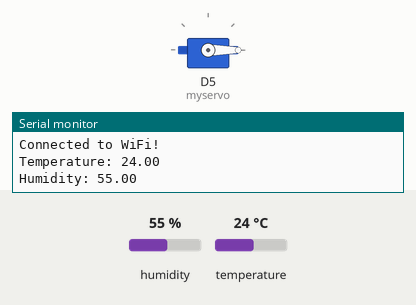
This sketch was run on a simulated Arduino MKR. Parts: servo, the last lines printed to the serial monitor. Inputs (shaded band) come from the test bench; at power-on: temperature 24 °C, humidity 55 %. WiFi joins after 1.5 s; servers stay silent unless stated.

Above: at 2.7 s.
2.8 s: temperature set to 31 °C
13.3 s: temperature set to 34 °C
At 23.16 s:
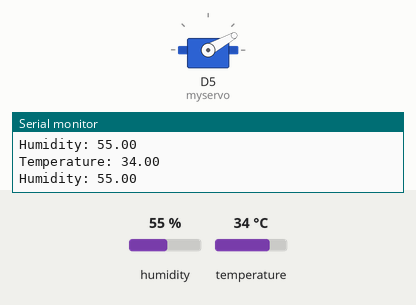
At 25.9 s:
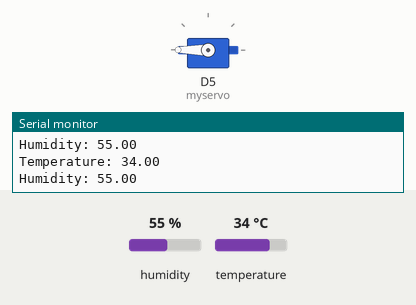
Timing chart, 0 to 27.4 s (numbered marks = the images above; inputs shaded):
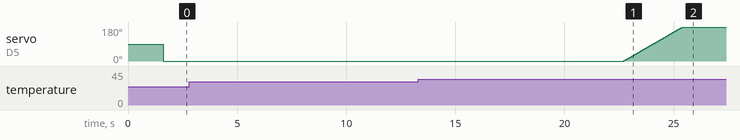

The sketch:

ARDUINO_MKR1010_IoT_DHT.ino
```cpp
#include <WiFiNINA.h>     // Include the WiFiNina library
#include <DHT.h>          // Include the DHT sensor library
#include <Servo.h>

#define DHTPIN 6          // Define Pin Number 6 as the DHT Pin
#define DHTTYPE DHT11     // Define DHT Type (DHT11, DHT22)

char ssid[] = "wifi_arduino";         // WiFi SSID
char pass[] = "qwerty123";               // WiFi Password
char server[] = "script.google.com";    // Server for Google Apps Script
char deviceName[] = "ARDUINO_MKR_1010";   // Device ID
char location[] = "1F_North_West";
char GScriptId[] = "AKfycbw6Z4Yxkxl-gcVznnoD89qEgAzRdbzch4d9GF--iCbFpHO3-ObpqP1b-28ujPq5rS0";  // Google Apps Script Deployment ID
char sensorTemp[] = "Temperature";
char sensorHumid[] = "Humidity";

float temp = 0.0;
float humid = 0.0;
int pos = 0;
int sensorCount = 2;

WiFiSSLClient client;       // Create an instance of the WiFiSSLClient Class
DHT dht(DHTPIN, DHTTYPE);   // Create an instance of the DHT Class
Servo myservo;

void setup() {
  // Initialize the DHT sensor
  dht.begin();
  myservo.attach(5);
  // Initialize WiFi
  WiFi.begin(ssid, pass);
  // Initialize Serial communication with computer at 9600 baud rate
  Serial.begin(9600);

  Serial.println("Connecting");
  while (WiFi.status() != WL_CONNECTED) {
      delay(500);
      Serial.println(".");
  }
  Serial.println("Connected to WiFi!");
}

void loop() {

  // Read the Temperature and Humidity from the DHT Sensor
  temp = dht.readTemperature();
  delay(100);
  humid = dht.readHumidity();

  Serial.print("Temperature: ");
  Serial.print(temp);
  Serial.print("\n");
  Serial.print("Humidity: ");
  Serial.print(humid);
  Serial.println("\n");

  // Cast the floating point type values into String
  String tempValue = String(temp,2);
  String humidValue = String(humid,2);

  if (temp > 32) {
    for (pos; pos <= 180; pos += 1) {
      myservo.write(pos);
      delay(15);
    }
  } else {
    for (pos; pos >=0; pos -= 1) {
      myservo.write(pos);
      delay(15);
    }
  }

  // Send Temperature and Humidity data to Google Sheets via HTTPS GET Method
  for (int i = 1; i <= sensorCount; i++) {
    if (i == 1) {
      String url = "GET " + String("/macros/s/") + GScriptId + "/exec?location=" + location + "&devicename=" + deviceName + "&sensor=" + sensorTemp + "&value=" + tempValue + " HTTP/1.1";
      if (client.connectSSL(server, 443)) {
        client.println(url);
        client.println("Host: script.google.com");
        client.println("Connection: close");
        client.println();

        delay(1000);
      }
    } else if (i == 2) {
      String url = "GET " + String("/macros/s/") + GScriptId + "/exec?location=" + location + "&devicename=" + deviceName + "&sensor=" + sensorHumid + "&value=" + humidValue + " HTTP/1.1";
      if (client.connectSSL(server, 443)) {
        client.println(url);
        client.println("Host: script.google.com");
        client.println("Connection: close");
        client.println();

        delay(1000);
      }
    }
  }
  delay(8000);
}
```

Measured:
- the behaviour switches between 32 and 33 °C on temperature (found by bisection; images 0 and 1)
- after the input at 13.3 s, servo on D5 (myservo): moves from 0° to 180° over 2.7 s, starting after 9.4 s
